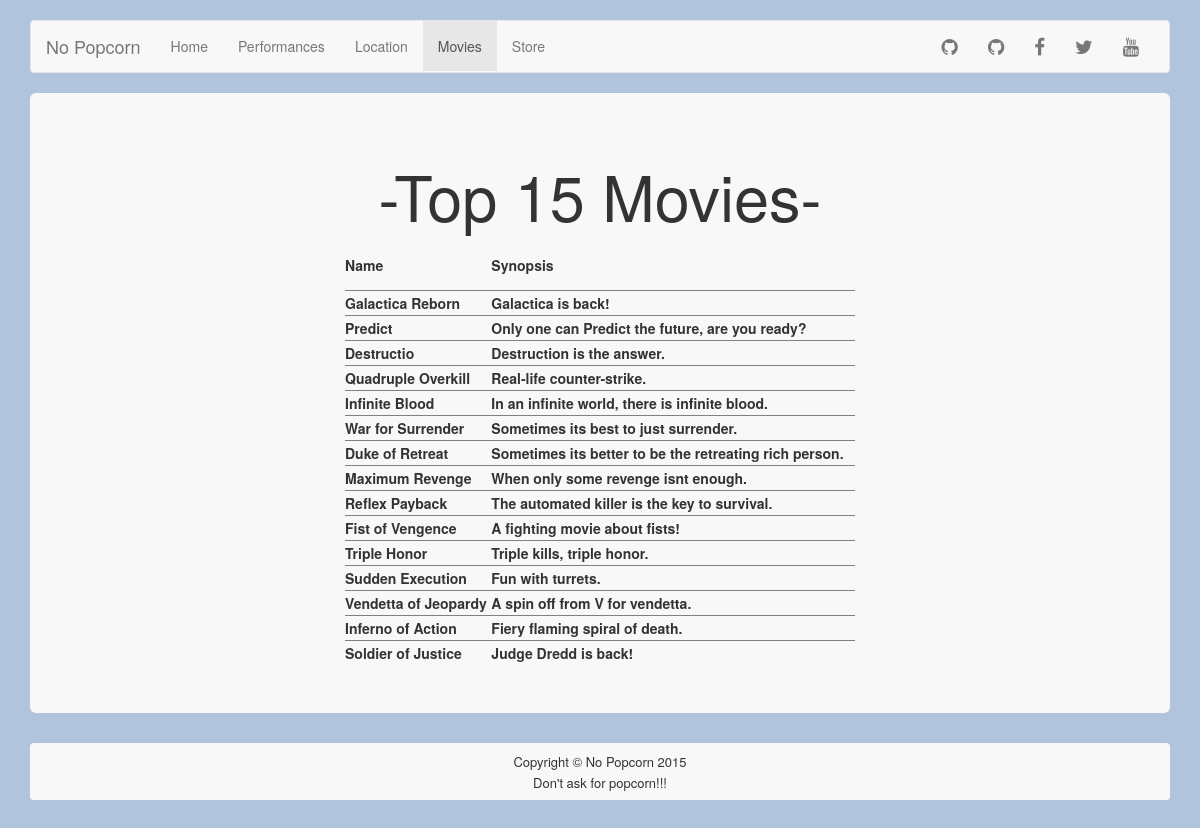
The app's page /movies with its own data.
### Theatre/models.py (models this page shows)
class MovieInfo(models.Model):
    name = models.CharField(max_length = 254)
    description = models.CharField(max_length = 254)

### Theatre/views.py (the view)
# urls.py: url(r'^movies$', 'Theatre.views.movies', name='movies'),
def movies(request):
    return render(request,'movies.html', {'movies': MovieInfo.objects.all()})

### Theatre/templates/movies.html (shortened to what this page needs)
{% extends "base.html" %}
{% block nav-movies %}class="active"{% endblock %}
{% block content %}
<table style="width:50%" style="height:100%" border=1 frame=void rules=rows align="center">
<h1 align="center"> -Top 15 Movies-</h1>
    <tr>
    	<th height="50">Name</th>
    	<th height="50">Synopsis</th>
    </tr>
    {% for item in movies %}
    <tr>
    	<th height="25">{{ item.name }}</th>
    	<th height="25">{{ item.description }}</th>
    </tr>
  {% endfor %}
</table>
{% endblock %}

### Theatre/static/css/nopopcorn.css (style rules this page uses)
body { padding-top: 20px; padding-bottom: 20px; background-color: #b0c4de; }

### records on screen
MovieInfo: name "Galactica Reborn", description "Galactica is back!"
MovieInfo: name "Predict", description "Only one can Predict the future, are you ready?"
MovieInfo: name "Destructio", description "Destruction is the answer."
MovieInfo: name "Quadruple Overkill", description "Real-life counter-strike."
MovieInfo: name "Infinite Blood", description "In an infinite world, there is infinite blood."
MovieInfo: name "War for Surrender", description "Sometimes its best to just surrender."
MovieInfo: name "Duke of Retreat", description "Sometimes its better to be the retreating rich person."
MovieInfo: name "Maximum Revenge", description "When only some revenge isnt enough."
MovieInfo: name "Reflex Payback", description "The automated killer is the key to survival."
MovieInfo: name "Fist of Vengence", description "A fighting movie about fists!"
MovieInfo: name "Triple Honor", description "Triple kills, triple honor."
MovieInfo: name "Sudden Execution", description "Fun with turrets."
MovieInfo: name "Vendetta of Jeopardy", description "A spin off from V for vendetta."
MovieInfo: name "Inferno of Action", description "Fiery flaming spiral of death."
MovieInfo: name "Soldier of Justice", description "Judge Dredd is back!"
